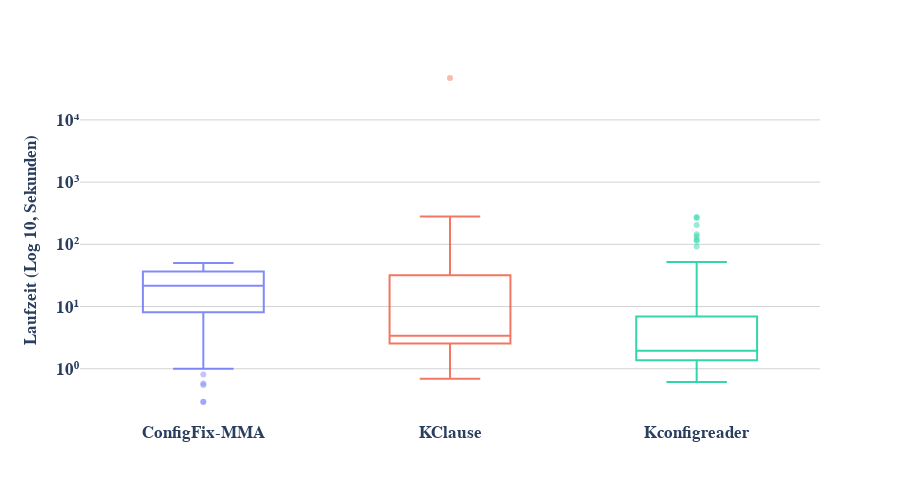

Notebook code for this chart:
### Code cell
#FF2: Alle Systeme, die gleichzeitig von allen Tools extrahiert wurden
import pandas as pd
import plotly.express as px
from math import log10, floor

# Dateipfade (bitte entsprechend anpassen!)
file_configfixextractor_with_preprossesing = '/home/rami/Downloads/configFixextractor_with_preprossesing/kconfig/output.csv'
file_kmax = '/home/rami/Downloads/kmax/kconfig/output.csv'
file_Kconfigreader = '/home/rami/Downloads/Kconfigreader/kconfig/output.csv'


# CSV-Dateien laden und Extractor-Spalte hinzufügen
df_configfixextractor_with_preprossesing = pd.read_csv(file_configfixextractor_with_preprossesing).assign(Extractor='ConfigFix-MMA')
df_kmax = pd.read_csv(file_kmax).assign(Extractor='KClause')
df_Kconfigreader = pd.read_csv(file_Kconfigreader).assign(Extractor='Kconfigreader')

# Zusammenführen der DataFrames
df_combined = pd.concat([
    df_configfixextractor_with_preprossesing[['system', 'revision', 'model-file', 'Extractor', 'model-time']],
    df_kmax[['system', 'revision', 'model-file', 'Extractor', 'model-time']],
    df_Kconfigreader[['system', 'revision', 'model-file', 'Extractor', 'model-time']]
], ignore_index=True)
#df_combined = df_combined[~df_combined['system'].isin(['fiasco', 'freetz-ng'])]
# Filter für Systeme, die von allen Tools extrahiert wurden
df_filtered = df_combined.groupby(['system', 'revision']).filter(
    lambda x: (len(x) == 3) and all(pd.notna(x['model-file']))
)

# Umwandlung von 'model-time' von Nanosekunden in ganze Sekunden (mit Behandlung von NaN-Werten)
df_filtered['model-time-seconds'] = df_filtered['model-time'].apply(lambda x: x / 1_000_000_000 if pd.notna(x) else pd.NA)

def big_log10(val):
    return log10(val) if pd.notna(val) and val > 0 else pd.NA

df_filtered['log_model_time'] = df_filtered['model-time-seconds'].apply(big_log10)

# Boxplot zur Visualisierung der Modell-Zeiten nach Extractor mit logarithmischer Skala
fig_boxplot = px.box(
    df_filtered,
    x='Extractor',
    y='log_model_time',
    color='Extractor',
    points='outliers',
    height=800,
    labels={'model-time-seconds': 'Modell-Zeit (Sekunden)'}
)

fig_boxplot.update_traces(fillcolor='rgba(255,255,255,0)', opacity=0.8)
# Layout anpassen
fig_boxplot.update_traces(marker=dict(size=6, opacity=0.5))
fig_boxplot.update_layout(
    plot_bgcolor='white',
    paper_bgcolor='white',
    font=dict(size=17, family='Arial', weight='bold'),
    yaxis_title='Laufzeit (Log 10, Sekunden)',
    xaxis_title='',
    title_x=0.5,
    yaxis=dict(
        title_font=dict(size=17, family='Arial', weight='bold'),
        tickvals=[-1, 0, 1, 2, 3, 4, 5],
        ticktext=['10⁻¹', '10⁰', '10¹', '10²', '10³', '10⁴', '10⁵'],
        showgrid=True,
        showline=False,
        linecolor='black',
        linewidth=0.5,
        zeroline=True,      # Erzwinge die Anzeige der Null-Linie
        zerolinewidth=1,
        zerolinecolor='lightgray',
        gridcolor='lightgray'
    ),
    xaxis=dict(title_font=dict(size=17, family='Arial', weight='bold'), showgrid=False, showline=False, linecolor='black', linewidth=0.5),
    showlegend=False,
    height=500
)

# Stelle sicher, dass 'model-time-seconds' numerisch ist
df_filtered['model-time-seconds'] = pd.to_numeric(df_filtered['model-time-seconds'], errors='coerce')

# Dann: Statistik auf numerischer Spalte
summary_stats = df_filtered.groupby('Extractor')['model-time-seconds'].describe(percentiles=[0.25, 0.5, 0.75]).reset_index()

# Rundung für schöne Ausgabe
summary_stats = summary_stats.round(3)

from tabulate import tabulate
print(tabulate(summary_stats, headers='keys', tablefmt='grid'))

# Diagramm anzeigen
fig_boxplot.show()

#print(df_filtered)

### Figure 1 — Plotly figure (JSON) as saved in the notebook; plotly's stock layout.template omitted (floating-point values rounded to 4 significant figures; data arrays with more than 128 entries replaced by an {"elided": "..."} marker saying what was removed)
{"data": [{"alignmentgroup": "True", "boxpoints": "outliers", "fillcolor": "rgba(255,255,255,0)", "hovertemplate": "Extractor=%{x}<br>log_model_time=%{y}<extra></extra>", "legendgroup": "ConfigFix-MMA", "marker": {"color": "#636efa", "opacity": 0.5, "size": 6}, "name": "ConfigFix-MMA", "notched": false, "offsetgroup": "ConfigFix-MMA", "opacity": 0.8, "orientation": "v", "showlegend": true, "type": "box", "x": {"elided": "331 str values"}, "x0": " ", "xaxis": "x", "y": {"elided": "331 float values"}, "y0": " ", "yaxis": "y"}, {"alignmentgroup": "True", "boxpoints": "outliers", "fillcolor": "rgba(255,255,255,0)", "hovertemplate": "Extractor=%{x}<br>log_model_time=%{y}<extra></extra>", "legendgroup": "KClause", "marker": {"color": "#EF553B", "opacity": 0.5, "size": 6}, "name": "KClause", "notched": false, "offsetgroup": "KClause", "opacity": 0.8, "orientation": "v", "showlegend": true, "type": "box", "x": {"elided": "331 str values"}, "x0": " ", "xaxis": "x", "y": {"elided": "331 float values"}, "y0": " ", "yaxis": "y"}, {"alignmentgroup": "True", "boxpoints": "outliers", "fillcolor": "rgba(255,255,255,0)", "hovertemplate": "Extractor=%{x}<br>log_model_time=%{y}<extra></extra>", "legendgroup": "Kconfigreader", "marker": {"color": "#00cc96", "opacity": 0.5, "size": 6}, "name": "Kconfigreader", "notched": false, "offsetgroup": "Kconfigreader", "opacity": 0.8, "orientation": "v", "showlegend": true, "type": "box", "x": {"elided": "331 str values"}, "x0": " ", "xaxis": "x", "y": {"elided": "331 float values"}, "y0": " ", "yaxis": "y"}], "layout": {"boxmode": "overlay", "font": {"family": "Arial", "size": 17, "weight": "bold"}, "height": 500, "legend": {"title": {"text": "Extractor"}, "tracegroupgap": 0}, "margin": {"t": 60}, "paper_bgcolor": "white", "plot_bgcolor": "white", "showlegend": false, "title": {"x": 0.5}, "xaxis": {"anchor": "y", "categoryarray": ["ConfigFix-MMA", "KClause", "Kconfigreader"], "categoryorder": "array", "domain": [0, 1], "linecolor": "black", "linewidth": 0.5, "showgrid": false, "showline": false, "title": {"font": {"family": "Arial", "size": 17, "weight": "bold"}, "text": ""}}, "yaxis": {"anchor": "x", "domain": [0, 1], "gridcolor": "lightgray", "linecolor": "black", "linewidth": 0.5, "showgrid": true, "showline": false, "ticktext": ["10⁻¹", "10⁰", "10¹", "10²", "10³", "10⁴", "10⁵"], "tickvals": [-1, 0, 1, 2, 3, 4, 5], "title": {"font": {"family": "Arial", "size": 17, "weight": "bold"}, "text": "Laufzeit (Log 10, Sekunden)"}, "zeroline": true, "zerolinecolor": "lightgray", "zerolinewidth": 1}}}
